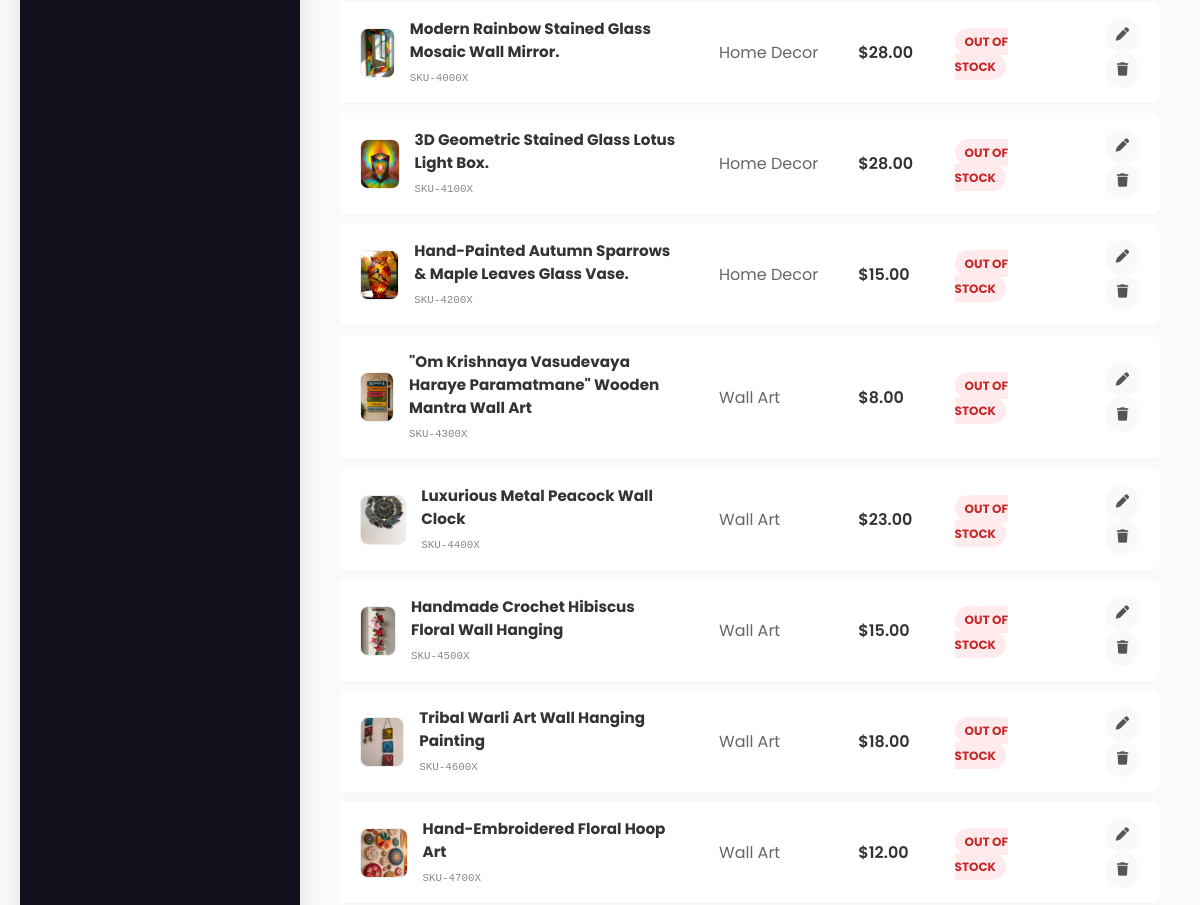
The page /admin-products/ (signed in, middle part) on the database as committed earlier.
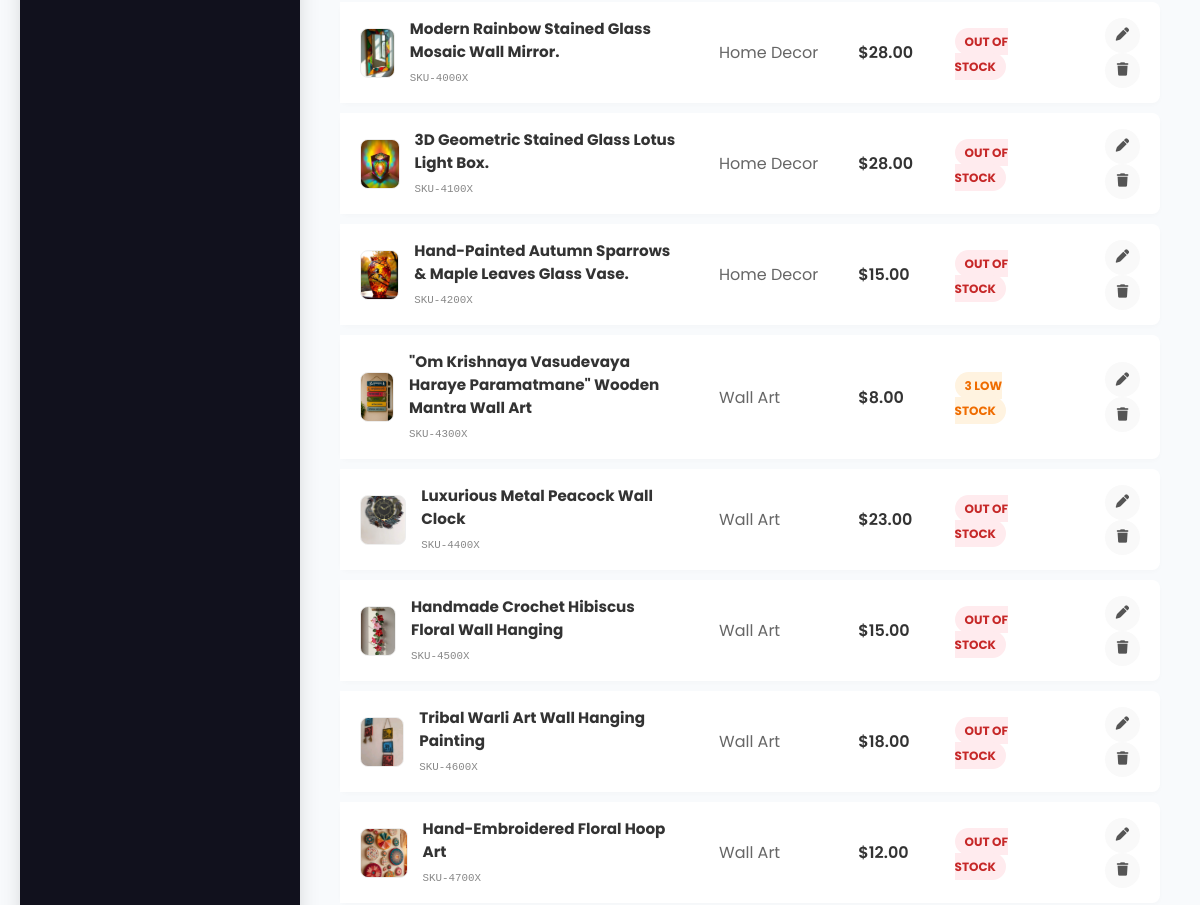
The same page on the database as committed later.
### core/models.py (models this page shows, shortened)
class Product(models.Model):
    category = models.ForeignKey(Category, related_name='products', on_delete=models.CASCADE)
    name = models.CharField(max_length=200)
    slug = models.SlugField(unique=True)
    image = models.ImageField(upload_to='products/')
    description = models.TextField(blank=True)
    price = models.DecimalField(max_digits=10, decimal_places=2)
    stock = models.PositiveIntegerField(default=0)
    available = models.BooleanField(default=True)
    created_at = models.DateTimeField(auto_now_add=True)
    updated_at = models.DateTimeField(auto_now=True)

class Category(models.Model):
    name = models.CharField(max_length=100)
    slug = models.SlugField(unique=True)
    image = models.ImageField(upload_to='categories/', blank=True, null=True)
    class Meta:
        verbose_name_plural = "Categories"

### core/views.py (the view)
# urls.py: path('admin-products/', views.admin_products, name='admin_products'),
@login_required(login_url='login')
@user_passes_test(admin_only, login_url='login')
def admin_products(request):
    return render(request, 'admin/products.html', {
        'products': Product.objects.all()
    })

### core/views.py (called while the page is built)
def admin_only(user):
    return user.is_authenticated and user.is_staff

### core/templates/admin/products.html (shortened to what this page needs)
{% extends 'admin/base_admin.html' %}
{% load static %}
{% block content %}
<div class="fade-in-up">
    <table class="modern-table">
        <tbody id="productTableBody">
            {% for p in products %}
            <tr class="table-row">
                <td style="display: flex; align-items: center; gap: 15px;">
                    {% if p.image %}
                        <img src="{{ p.image.url }}" class="prod-img" alt="{{ p.name }}">
                    {% else %}
                        <div class="prod-img" style="display: flex; align-items: center; justify-content: center; color: #ccc;">
                            <i class="fas fa-image"></i>
                        </div>
                    {% endif %}
                    <div>
                        <strong style="display: block; color: #333; font-size: 0.95rem;">{{ p.name }}</strong>
                        <small style="color: #888; font-family: monospace;">SKU-{{ p.id }}00X</small>
                    </div>
                </td>
                <td style="color: #666;">
                    {% if p.category %}
                        {{ p.category.name }}
                    {% else %}
                        <span style="color: #aaa; font-style: italic;">Uncategorized</span>
                    {% endif %}
                </td>
                <td style="font-weight: 600; color: #333;">${{ p.price }}</td>
                <td>
                    {% if p.stock > 10 %}
                        <span class="badge status-in">{{ p.stock }} In Stock</span>
                    {% elif p.stock > 0 %}
                        <span class="badge status-low">{{ p.stock }} Low Stock</span>
                    {% else %}
                        <span class="badge status-out">Out of Stock</span>
                    {% endif %}
                </td>
                <td style="text-align: right;">
                    <button class="action-btn" title="Edit Details">
                        <i class="fas fa-pen"></i>
                    </button>
                    <form action="{% url 'admin_delete_product' p.id %}" method="POST" onsubmit="return confirm('Are you sure you want to delete {{ p.name }}?');" style="display: inline;">
                        <button type="submit" class="action-btn btn-delete" title="Delete Product" style="margin-left: 5px;">
                            <i class="fas fa-trash"></i>
                        </button>
                    </form>
                </td>
            </tr>
            {% endfor %}
        </tbody>
    </table>
</div>
{% endblock %}

Rows that differ between the two databases and show on the page:
changed Product "\"Om Krishnaya Vasudevaya Haraye Paramatmane\" Wooden Mantra Wall Art": stock (not shown) → "3"; stock "OUT OF STOCK" → "LOW STOCK"
